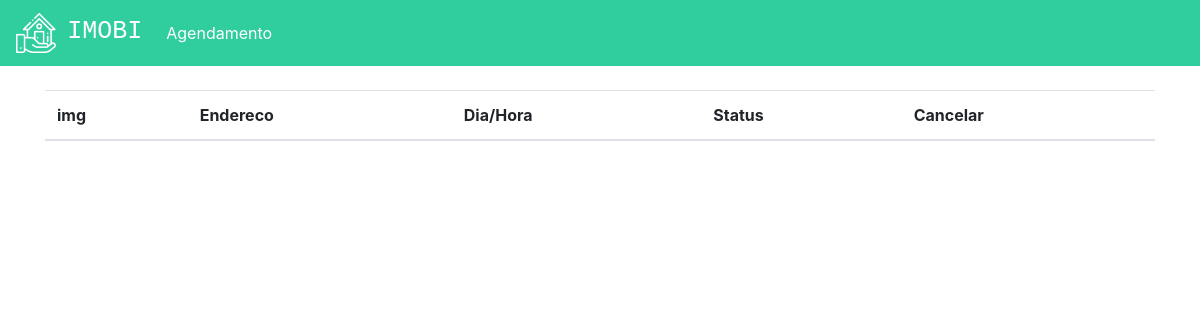
Page /agendamentos/ (signed in) on the earlier database version.
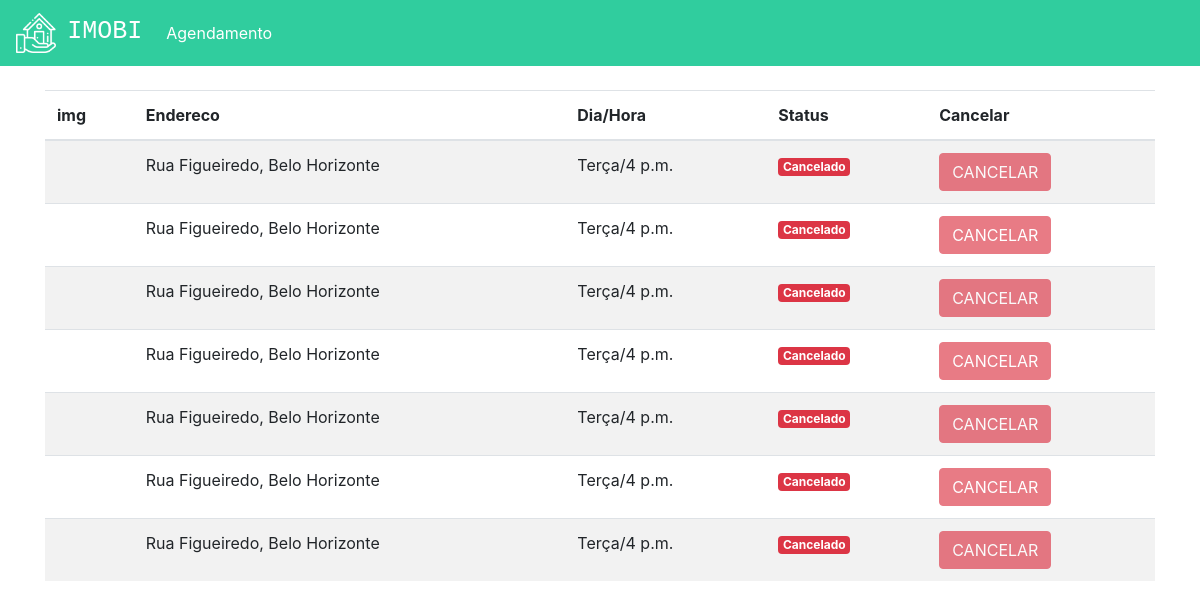
Same page on the later database version.
### plataforma/models.py (models this page shows, shortened)
class Visitas(models.Model):
    choices = (('S', 'Segunda'),
                ('T', 'Terça'),
                ('Q', 'Quarta'),
                ('QI', 'Quinta'),
                ('SE', 'Sexta'),
                ('SA', 'Sabado'),
                ('D', 'Domingo'))
    choices_status = (('A', 'Agendado'),
                    ('F', 'Finalizado'),
                    ('C', 'Cancelado'))
    imovel = models.ForeignKey(Imovel, on_delete=models.DO_NOTHING)
    usuario = models.ForeignKey(User, on_delete=models.DO_NOTHING)
    dia = models.CharField(max_length=20)
    horario = models.TimeField()
    status = models.CharField(max_length=1, choices=choices_status, default="A")

class Imovel(models.Model):
    choices = (('V', 'Venda'),
    ('A', 'Aluguel'))
    choices_imovel = (('A', 'Apartamento'),
    ('C', 'Casa'))
    valor = models.FloatField()
    quartos = models.IntegerField()
    tamanho = models.FloatField()
    cidade = models.ForeignKey(Cidade, on_delete=models.DO_NOTHING)
    rua = models.CharField(max_length=50)
    tipo = models.CharField(max_length=1, choices=choices)
    tipo_imovel = models.CharField(max_length=1, choices=choices_imovel)
    numero = models.IntegerField()
    descricao = models.TextField()
    dias_visita = models.ManyToManyField(DiasVisita)
    horarios = models.ManyToManyField(Horario)

class Cidade(models.Model):
    nome = models.CharField(max_length=30)
    def __str__(self) -> str:
        return self.nome

### plataforma/views.py (the view)
# urls.py: path('agendamentos/', views.agendamentos, name="agendamentos"),
def agendamentos(request):
    visitas = Visitas.objects.filter(usuario=request.user)
    return render(request, "agendamentos.html", {'visitas': visitas})

### plataforma/templates/agendamentos.html (shortened to what this page needs)
{% extends 'base.html' %}
{% load static %}
{% block 'head' %}
<link rel="stylesheet" href="{% static 'plataforma/css/home.css' %}">
{% endblock  %}
{% block 'body' %}
    <div class="container">
        <br>
        <table class="table table-striped">
        <thead>
            <tr>
                <th scope="col">img</th>
                <th scope="col">Endereco</th>
                <th scope="col">Dia/Hora</th>
                <th scope="col">Status</th>
                <th scope="col">Cancelar</th>
            </tr>
        </thead>
        <tbody>
            {% for visita in visitas %}
                <tr>
                    <th><img width="80" src="{{visita.imovel.imagens.all.0}}"></th>
                    <td>{{visita.imovel.rua}}, {{visita.imovel.cidade}}</td>
                    <td>{{visita.dia}}/{{visita.horario}}</td>
                    <td>
                        {% if visita.status == "C" %}
                            <span class="badge badge-danger">Cancelado</span>
                        {% endif %}
                    </td>
                    <td>
                        {% if visita.status == "A" %}
                            <a href="{% url 'cancelar' visita.id %}" class="btn btn-danger">CANCELAR</a>
                        {% else %}
                            <a href="" class="btn btn-danger disabled">CANCELAR</a>
                        {% endif %}
                    </td>
                </tr>
            {% endfor %}
        </tbody>
    </table>
    </div>
{% endblock  %}

### templates/base.html (shortened to what this page needs)
{% load static %}
<!doctype html>
<html lang="pt-BR">
  <head>
    {% block 'head' %}{% endblock  %}
    <link rel="stylesheet" href="https://cdn.jsdelivr.net/npm/bootstrap@4.6.1/dist/css/bootstrap.min.css">
  </head>
  <body>
    {% if user.is_authenticated %}
      <nav class="navbar navbar-expand-lg navbar-dark bg_navbar">
        <a class="navbar-brand" href="{% url 'home' %}">
					<img width="40" src="{% static 'autenticacao/img/logo.png' %}">
							&nbsp<h3 class="font_logo">IMOBI</h3></a>
        <div class="collapse navbar-collapse" id="navbarNav">
          <ul class="navbar-nav">
            <li class="nav-item active">
              <a class="nav-link" href="{%url 'agendamentos'%}">Agendamento</a>
            </li>
          </ul>
        </div>
      </nav>
    {% endif %}
    {% block 'body' %}{% endblock  %}
  </body>
</html>

### templates/static/plataforma/css/home.css (style rules this page uses)
.bg_navbar { background-color: #30CD9E; }
.font_logo { font-family: 'Courier New', Courier, monospace; font-size: 25px; display: inline; }

Differences in the rows shown:
added Visitas: imovel.rua "Rua Figueiredo", imovel.cidade "Belo Horizonte", dia "Terça", horario "4 p.m.", status "Cancelado"
added Visitas: imovel.rua "Rua Figueiredo", imovel.cidade "Belo Horizonte", dia "Terça", horario "4 p.m.", status "Cancelado"
added Visitas: imovel.rua "Rua Figueiredo", imovel.cidade "Belo Horizonte", dia "Terça", horario "4 p.m.", status "Cancelado"
added Visitas: imovel.rua "Rua Figueiredo", imovel.cidade "Belo Horizonte", dia "Terça", horario "4 p.m.", status "Cancelado"
added Visitas: imovel.rua "Rua Figueiredo", imovel.cidade "Belo Horizonte", dia "Terça", horario "4 p.m.", status "Cancelado"
added Visitas: imovel.rua "Rua Figueiredo", imovel.cidade "Belo Horizonte", dia "Terça", horario "4 p.m.", status "Cancelado"
added Visitas: imovel.rua "Rua Figueiredo", imovel.cidade "Belo Horizonte", dia "Terça", horario "4 p.m.", status "Cancelado"
